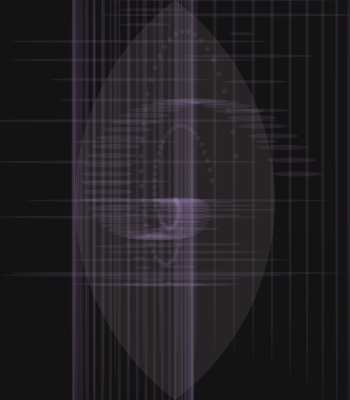
Frame 1 (no input)
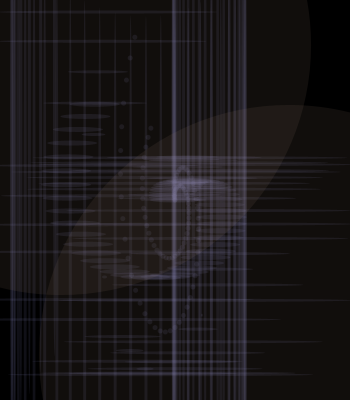
Frame 60 (the mouse pressed at the canvas centre just before this capture)
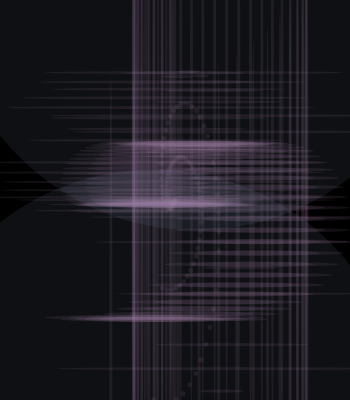
Frame 120 (the mouse held since frame 60 and released just before this capture)

The Processing sketch that drew these frames (run headless with seeded random() and noise(); from frame 60 on, the mouse is pressed at the canvas centre):

// Processing sketch: processing_95336
// ── processing_95336.pde

//five objects aligned as circle around mouse
int number = 50;
float degrees = 360/number;
float distance = 10;
float angleOffset = 0;
float incrementer = 0;


void setup() {
  size(350,400);
  noStroke();
}

void draw () {
  background(0);
  fill(random(100,200),random(100,200),random(100,200),30);
  angleOffset-=2;
  for(int i = 0; i<number+1; i++) {
    float xOffset = cos(radians(degrees*i+angleOffset)) * distance*i/4;
    float yOffset = sin(radians(degrees*i+angleOffset)) * distance*i/4;
    ellipse(width/2 + xOffset, height/2 + yOffset, mouseX-50,5);
    ellipse(width/2 + xOffset, height/2 + yOffset, mouseX,5);
    ellipse(width/2 + xOffset*1.5, height/2 + yOffset*1.5, 3,600);
    ellipse(width/2 + xOffset*.5, height/2 + yOffset*1.7, 5,5);
    ellipse(width/2 + xOffset*.3, height/2 + yOffset*.75, 5,5);
    ellipse(width/2 + xOffset*.75, height/2 + yOffset*2.25, random(width),3);
  }
  
  float xoff = cos(incrementer*1.5) * 150;
  float yoff = sin(incrementer*5) * 220;
  fill(random(100,200),random(100,200),random(100,200),30);
  ellipse(width*.5 +xoff, height*.5+ yoff, 500, 500);
  ellipse(width*.5 - xoff,height*.5 -yoff, 500, 500);
  incrementer += .008;
}
